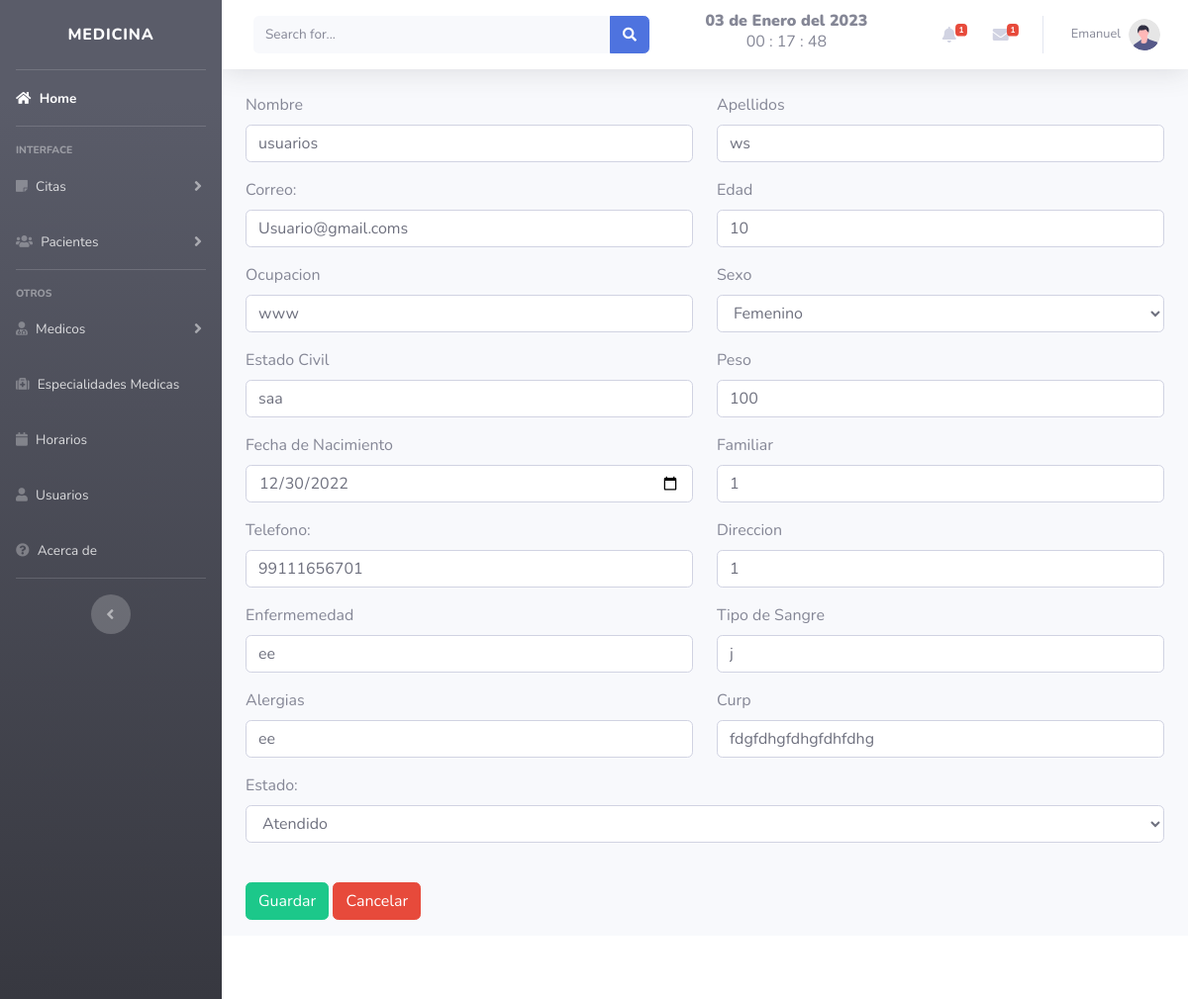
Screenshot of /includes/editar_paciente.php?id=10 (signed in) with the database file from the repository.
### tables this page shows
CREATE TABLE `pacientes` (
  `id` int(11) NOT NULL,
  `nombre` varchar(50) NOT NULL,
  `apellidos` varchar(150) NOT NULL,
  `correo` varchar(50) NOT NULL,
  `edad` varchar(150) NOT NULL,
  `ocupacion` varchar(150) NOT NULL,
  `sexo` varchar(50) NOT NULL,
  `estado_civil` varchar(150) NOT NULL,
  `peso` varchar(150) NOT NULL,
  `nacimiento` date NOT NULL,
  `familiar` varchar(150) NOT NULL,
  `telefono` varchar(50) NOT NULL,
  `direccion` varchar(150) NOT NULL,
  `enfermedad` varchar(150) NOT NULL,
  `tipo_sangre` varchar(150) NOT NULL,
  `alergias` varchar(150) NOT NULL,
  `curp` varchar(150) NOT NULL,
  `fecha` timestamp NULL DEFAULT current_timestamp(),
  `estado` varchar(50) NOT NULL,
  `id_user` int(11) NOT NULL
);

### includes/editar_paciente.php (the view, shortened to what this page needs)
<?php
$id = $_GET['id'];
include "db.php";
$consulta = "SELECT * FROM pacientes WHERE id = $id";
$resultado = mysqli_query($conexion, $consulta);
$usuario = mysqli_fetch_assoc($resultado);
?>
<?php include_once "header.php"; ?>
<form action="../includes/functions.php" method="POST">
    <div class="container">
        <div class="row">
            <div class="col-sm-6">
                <div class="mb-3">
                    <label for="nombre" class="form-label">Nombre</label>
                    <input type="text" id="nombre" name="nombre" class="form-control" value="<?php echo $usuario['nombre']; ?>" required>
                </div>
            </div>
            <div class="col-sm-6">
                <div class="mb-3">
                    <label for="nombre" class="form-label">Apellidos</label>
                    <input type="text" id="apellidos" name="apellidos" class="form-control" value="<?php echo $usuario['apellidos']; ?>" required>
                </div>
            </div>
        </div>
        <div class="row">
            <div class="col-sm-6">
                <div class="mb-3">
                    <label for="username">Correo:</label><br>
                    <input type="email" name="correo" id="correo" class="form-control" value="<?php echo $usuario['correo']; ?>">
                </div>
            </div>
            <div class="col-sm-6">
                <div class="mb-3">
                    <label for="username">Edad</label><br>
                    <input type="number" name="edad" id="edad" class="form-control" value="<?php echo $usuario['edad']; ?>">
                </div>
            </div>
        </div>
        <div class="row">
            <div class="col-sm-6">
                <div class="mb-3">
                    <label for="username">Ocupacion</label><br>
                    <input type="text" name="ocupacion" id="ocupacion" class="form-control" value="<?php echo $usuario['ocupacion']; ?>">
                </div>
            </div>
            <div class="col-sm-6">
                <div class="mb-3">
                    <label for="sexo" class="form-label">Sexo</label>
                    <select name="sexo" id="sexo" class="form-control" value="<?php echo $usuario['sexo']; ?>" required>
                        <option <?php echo $usuario['sexo'] === 'Femenino' ? "selected='selected' " : "" ?> value="Femenino">Femenino</option>
                    </select>
                </div>
            </div>
        </div>
        <div class="row">
            <div class="col-sm-6">
                <div class="mb-3">
                    <label for="username">Estado Civil</label><br>
                    <input type="text" name="estado_civil" id="estado_civil" class="form-control" value="<?php echo $usuario['estado_civil']; ?>">
                </div>
            </div>
            <div class="col-sm-6">
                <div class="mb-3">
                    <label for="username">Peso</label><br>
                    <input type="number" name="peso" id="peso" class="form-control" value="<?php echo $usuario['peso']; ?>">
                </div>
            </div>
        </div>
        <div class="row">
            <div class="col-sm-6">
                <div class="mb-3">
                    <label for="username">Fecha de Nacimiento</label><br>
                    <input type="date" name="nacimiento" id="nacimiento" class="form-control" value="<?php echo $usuario['nacimiento']; ?>">
                </div>
            </div>
            <div class="col-sm-6">
                <div class="mb-3">
                    <label for="username">Familiar</label><br>
                    <input type="text" name="familiar" id="familiar" class="form-control" value="<?php echo $usuario['familiar']; ?>">
                </div>
            </div>
        </div>
        <div class="row">
            <div class="col-sm-6">
                <div class="mb-3">
                    <label for="telefono">Telefono:</label><br>
                    <input type="number" name="telefono" id="telefono" class="form-control" value="<?php echo $usuario['telefono']; ?>" required>
                </div>
            </div>
            <div class="col-sm-6">
                <div class="mb-3">
                    <label for="username">Direccion</label><br>
                    <input type="text" name="direccion" id="direccion" class="form-control" value="<?php echo $usuario['direccion']; ?>">
                </div>
            </div>
        </div>
        <div class="row">
            <div class="col-sm-6">
                <div class="mb-3">
                    <label for="username">Enfermemedad</label><br>
                    <input type="text" name="enfermedad" id="enfermedad" class="form-control" value="<?php echo $usuario['enfermedad']; ?>">
                </div>
            </div>
            <div class="col-sm-6">
                <div class="mb-3">
                    <label for="username">Tipo de Sangre</label><br>
                    <input type="text" name="tipo_sangre" id="tipo_sangre" class="form-control" value="<?php echo $usuario['tipo_sangre']; ?>">
                </div>
            </div>
        </div>
        <div class="row">
            <div class="col-sm-6">
                <div class="mb-3">
                    <label for="username">Alergias</label><br>
                    <input type="text" name="alergias" id="alergias" class="form-control" value="<?php echo $usuario['alergias']; ?>">
                </div>
            </div>
            <div class="col-sm-6">
                <div class="mb-3">
                    <label for="username">Curp</label><br>
                    <input type="text" name="curp" id="curp" class="form-control" value="<?php echo $usuario['curp']; ?>">
                </div>
            </div>
        </div>
        <div class="form-group">
            <label for="pendiente" class="form-label">Estado:</label>
            <select name="estado" id="estado" class="form-control"  value="<?php echo $usuario['estado']; ?>" required>
                <option <?php echo $usuario['estado'] === 'Atendido' ? "selected='selected' " : "" ?> value="Atendido">Atendido</option>
            </select>
        </div>
        <br>
        <div class="mb-3">
            <input type="submit" value="Guardar" id="register" class="btn btn-success" name="registrar">
            <a href="../views/pacientes.php" class="btn btn-danger">Cancelar</a>
        </div>
    </div>
</form>
<?php include_once "footer.php"; ?>
</html>

### rows the page displays
pacientes: nombre "usuarios", apellidos "ws", correo "Usuario@gmail.coms", edad "10", ocupacion "www", sexo "Femenino", estado_civil "saa", peso "100", nacimiento "12/30/2022", familiar "1", telefono "99111656701", direccion "1", enfermedad "ee", tipo_sangre "j", alergias "ee", curp "fdgfdhgfdhgfdhfdhg", estado "Atendido"

### other values shown
fecha() "03 de Enero del 2023"
$_SESSION['nombre'] "Emanuel"
